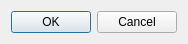
<?xml version="1.0" encoding="UTF-8"?>
<ui version="4.0">
 <class>dialog_rift_140</class>
 <widget class="QWidget" name="dialog_rift_140">
  <property name="windowModality">
   <enum>Qt::NonModal</enum>
  </property>
  <property name="geometry">
   <rect>
    <x>0</x>
    <y>0</y>
    <width>184</width>
    <height>40</height>
   </rect>
  </property>
  <property name="sizePolicy">
   <sizepolicy hsizetype="Minimum" vsizetype="Minimum">
    <horstretch>0</horstretch>
    <verstretch>0</verstretch>
   </sizepolicy>
  </property>
  <property name="windowTitle">
   <string>Oculus Rift tracker settings FaceTrackNoIR</string>
  </property>
  <property name="windowIcon">
   <iconset>
    <normaloff>images/bluetracky.png</normaloff>images/bluetracky.png</iconset>
  </property>
  <property name="layoutDirection">
   <enum>Qt::LeftToRight</enum>
  </property>
  <property name="autoFillBackground">
   <bool>false</bool>
  </property>
  <layout class="QGridLayout" name="gridLayout_2">
   <item row="0" column="0">
    <widget class="QDialogButtonBox" name="buttonBox">
     <property name="sizePolicy">
      <sizepolicy hsizetype="Preferred" vsizetype="Preferred">
       <horstretch>0</horstretch>
       <verstretch>0</verstretch>
      </sizepolicy>
     </property>
     <property name="standardButtons">
      <set>QDialogButtonBox::Cancel|QDialogButtonBox::Ok</set>
     </property>
    </widget>
   </item>
  </layout>
 </widget>
 <resources/>
 <connections/>
 <slots>
  <slot>startEngineClicked()</slot>
  <slot>stopEngineClicked()</slot>
  <slot>cameraSettingsClicked()</slot>
 </slots>
</ui>
